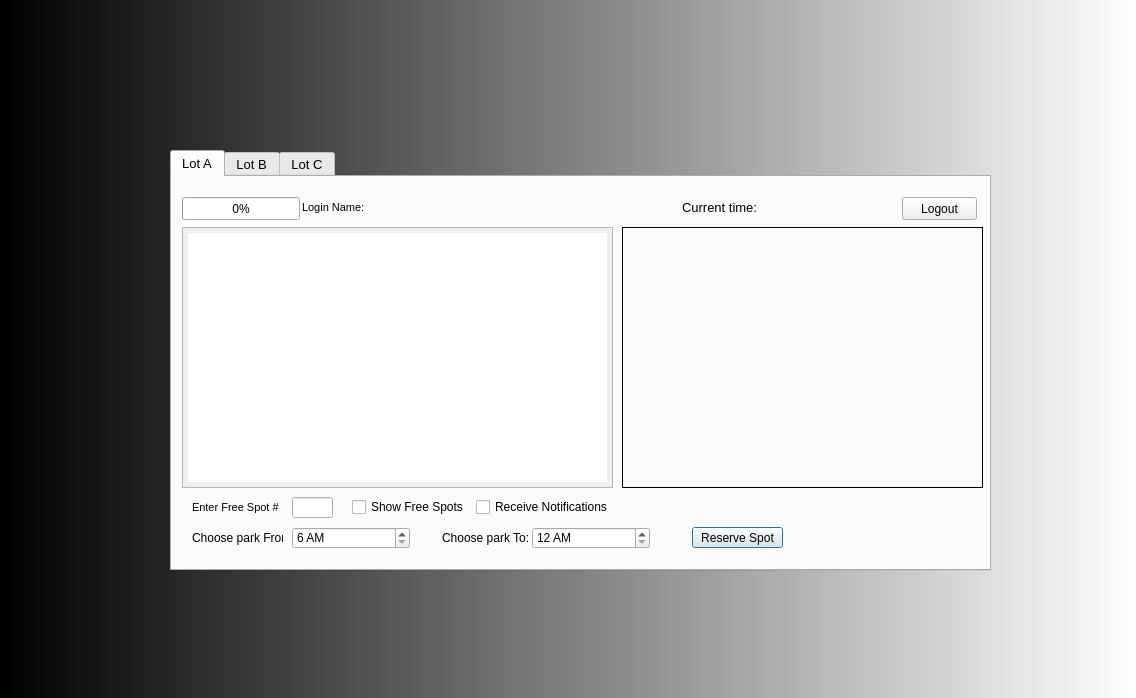
<?xml version="1.0" encoding="UTF-8"?>
<ui version="4.0">
 <class>Dialog</class>
 <widget class="QDialog" name="Dialog">
  <property name="geometry">
   <rect>
    <x>0</x>
    <y>0</y>
    <width>1136</width>
    <height>698</height>
   </rect>
  </property>
  <property name="windowTitle">
   <string>CSUSM Parking Reservation Application</string>
  </property>
  <property name="styleSheet">
   <string notr="true">#Dialog{ 
	background-image: url(:/campus-image.jpg);
} 

#tabWidget{
 
  
 
}

 

 


 



 




 



#Dialog{ 

 
	   
	background-color: qlineargradient(spread:pad, x1:0, y1:0, x2:1, y2:0, stop:0 rgba(0, 0, 0, 255), stop:1 rgba(255, 255, 255, 255));

}</string>
  </property>
  <property name="modal">
   <bool>false</bool>
  </property>
  <widget class="QTabWidget" name="tabWidget">
   <property name="geometry">
    <rect>
     <x>170</x>
     <y>150</y>
     <width>821</width>
     <height>421</height>
    </rect>
   </property>
   <property name="font">
    <font>
     <pointsize>10</pointsize>
     <weight>50</weight>
     <bold>false</bold>
    </font>
   </property>
   <property name="layoutDirection">
    <enum>Qt::LeftToRight</enum>
   </property>
   <property name="styleSheet">
    <string notr="true">#tableView, #tableView_2, #tableView_3 {

padding:5px;
}</string>
   </property>
   <property name="tabPosition">
    <enum>QTabWidget::North</enum>
   </property>
   <property name="tabShape">
    <enum>QTabWidget::Rounded</enum>
   </property>
   <property name="currentIndex">
    <number>0</number>
   </property>
   <property name="elideMode">
    <enum>Qt::ElideNone</enum>
   </property>
   <property name="tabsClosable">
    <bool>false</bool>
   </property>
   <property name="movable">
    <bool>true</bool>
   </property>
   <property name="tabBarAutoHide">
    <bool>false</bool>
   </property>
   <widget class="QWidget" name="Lot_a">
    <attribute name="title">
     <string>Lot A</string>
    </attribute>
    <attribute name="toolTip">
     <string>LOT A Parking Reservation</string>
    </attribute>
    <widget class="QPushButton" name="pushButton">
     <property name="geometry">
      <rect>
       <x>520</x>
       <y>350</y>
       <width>91</width>
       <height>21</height>
      </rect>
     </property>
     <property name="text">
      <string>Reserve Spot</string>
     </property>
    </widget>
    <widget class="QLineEdit" name="slotA">
     <property name="enabled">
      <bool>true</bool>
     </property>
     <property name="geometry">
      <rect>
       <x>120</x>
       <y>320</y>
       <width>41</width>
       <height>21</height>
      </rect>
     </property>
    </widget>
    <widget class="QLabel" name="label">
     <property name="geometry">
      <rect>
       <x>20</x>
       <y>320</y>
       <width>91</width>
       <height>21</height>
      </rect>
     </property>
     <property name="font">
      <font>
       <pointsize>8</pointsize>
      </font>
     </property>
     <property name="text">
      <string>Enter Free Spot #</string>
     </property>
    </widget>
    <widget class="QLabel" name="label_2">
     <property name="geometry">
      <rect>
       <x>20</x>
       <y>350</y>
       <width>91</width>
       <height>21</height>
      </rect>
     </property>
     <property name="text">
      <string>Choose park From:</string>
     </property>
    </widget>
    <widget class="QTimeEdit" name="timeAfrom">
     <property name="geometry">
      <rect>
       <x>120</x>
       <y>350</y>
       <width>118</width>
       <height>22</height>
      </rect>
     </property>
     <property name="maximumTime">
      <time>
       <hour>21</hour>
       <minute>59</minute>
       <second>59</second>
      </time>
     </property>
     <property name="minimumTime">
      <time>
       <hour>6</hour>
       <minute>0</minute>
       <second>0</second>
      </time>
     </property>
     <property name="currentSection">
      <enum>QDateTimeEdit::HourSection</enum>
     </property>
     <property name="displayFormat">
      <string>h AP</string>
     </property>
    </widget>
    <widget class="QTableView" name="tableView">
     <property name="geometry">
      <rect>
       <x>10</x>
       <y>50</y>
       <width>431</width>
       <height>261</height>
      </rect>
     </property>
     <property name="autoFillBackground">
      <bool>false</bool>
     </property>
     <property name="sortingEnabled">
      <bool>true</bool>
     </property>
     <attribute name="horizontalHeaderDefaultSectionSize">
      <number>80</number>
     </attribute>
     <attribute name="verticalHeaderVisible">
      <bool>false</bool>
     </attribute>
    </widget>
    <widget class="QTimeEdit" name="timeAto">
     <property name="geometry">
      <rect>
       <x>360</x>
       <y>350</y>
       <width>118</width>
       <height>22</height>
      </rect>
     </property>
     <property name="maximumTime">
      <time>
       <hour>21</hour>
       <minute>59</minute>
       <second>59</second>
      </time>
     </property>
     <property name="displayFormat">
      <string>h AP</string>
     </property>
    </widget>
    <widget class="QLabel" name="label_6">
     <property name="geometry">
      <rect>
       <x>270</x>
       <y>350</y>
       <width>91</width>
       <height>21</height>
      </rect>
     </property>
     <property name="text">
      <string>Choose park To:</string>
     </property>
    </widget>
    <widget class="QLabel" name="label_7">
     <property name="geometry">
      <rect>
       <x>450</x>
       <y>50</y>
       <width>361</width>
       <height>261</height>
      </rect>
     </property>
     <property name="frameShape">
      <enum>QFrame::Box</enum>
     </property>
     <property name="text">
      <string/>
     </property>
     <property name="pixmap">
      <pixmap resource="src.qrc">:/lotA.PNG</pixmap>
     </property>
    </widget>
    <widget class="QProgressBar" name="progressBarA">
     <property name="geometry">
      <rect>
       <x>10</x>
       <y>20</y>
       <width>118</width>
       <height>23</height>
      </rect>
     </property>
     <property name="value">
      <number>0</number>
     </property>
    </widget>
    <widget class="QLabel" name="label_8">
     <property name="geometry">
      <rect>
       <x>510</x>
       <y>20</y>
       <width>81</width>
       <height>21</height>
      </rect>
     </property>
     <property name="font">
      <font>
       <pointsize>10</pointsize>
      </font>
     </property>
     <property name="text">
      <string>Current time:</string>
     </property>
    </widget>
    <widget class="QLabel" name="timeLabel">
     <property name="geometry">
      <rect>
       <x>610</x>
       <y>20</y>
       <width>71</width>
       <height>20</height>
      </rect>
     </property>
     <property name="text">
      <string/>
     </property>
    </widget>
    <widget class="QLabel" name="label_9">
     <property name="geometry">
      <rect>
       <x>130</x>
       <y>20</y>
       <width>91</width>
       <height>21</height>
      </rect>
     </property>
     <property name="font">
      <font>
       <pointsize>8</pointsize>
      </font>
     </property>
     <property name="text">
      <string>Login Name:</string>
     </property>
    </widget>
    <widget class="QLabel" name="loginNameForm">
     <property name="geometry">
      <rect>
       <x>200</x>
       <y>20</y>
       <width>91</width>
       <height>21</height>
      </rect>
     </property>
     <property name="font">
      <font>
       <pointsize>8</pointsize>
      </font>
     </property>
     <property name="text">
      <string/>
     </property>
    </widget>
    <widget class="QPushButton" name="logoutBtn">
     <property name="geometry">
      <rect>
       <x>730</x>
       <y>20</y>
       <width>75</width>
       <height>23</height>
      </rect>
     </property>
     <property name="text">
      <string>Logout</string>
     </property>
    </widget>
    <widget class="QWidget" name="">
     <property name="geometry">
      <rect>
       <x>180</x>
       <y>320</y>
       <width>261</width>
       <height>21</height>
      </rect>
     </property>
     <layout class="QHBoxLayout" name="horizontalLayout">
      <item>
       <widget class="QCheckBox" name="checkBox">
        <property name="text">
         <string>Show Free Spots</string>
        </property>
       </widget>
      </item>
      <item>
       <widget class="QCheckBox" name="checkBox_2">
        <property name="text">
         <string>Receive Notifications</string>
        </property>
       </widget>
      </item>
     </layout>
    </widget>
   </widget>
   <widget class="QWidget" name="Lot_b">
    <attribute name="title">
     <string>Lot B</string>
    </attribute>
    <widget class="QPushButton" name="pushButton_2">
     <property name="geometry">
      <rect>
       <x>520</x>
       <y>350</y>
       <width>91</width>
       <height>21</height>
      </rect>
     </property>
     <property name="text">
      <string>Reserve Spot</string>
     </property>
    </widget>
    <widget class="QLabel" name="label_10">
     <property name="geometry">
      <rect>
       <x>130</x>
       <y>20</y>
       <width>91</width>
       <height>21</height>
      </rect>
     </property>
     <property name="font">
      <font>
       <pointsize>8</pointsize>
      </font>
     </property>
     <property name="text">
      <string>Login Name:</string>
     </property>
    </widget>
    <widget class="QLabel" name="label_3">
     <property name="geometry">
      <rect>
       <x>20</x>
       <y>320</y>
       <width>91</width>
       <height>21</height>
      </rect>
     </property>
     <property name="font">
      <font>
       <pointsize>8</pointsize>
      </font>
     </property>
     <property name="text">
      <string>Enter Free Spot #</string>
     </property>
    </widget>
    <widget class="QTimeEdit" name="timeAfrom_2">
     <property name="geometry">
      <rect>
       <x>120</x>
       <y>350</y>
       <width>118</width>
       <height>22</height>
      </rect>
     </property>
     <property name="maximumTime">
      <time>
       <hour>21</hour>
       <minute>59</minute>
       <second>59</second>
      </time>
     </property>
     <property name="minimumTime">
      <time>
       <hour>6</hour>
       <minute>0</minute>
       <second>0</second>
      </time>
     </property>
     <property name="currentSection">
      <enum>QDateTimeEdit::HourSection</enum>
     </property>
     <property name="displayFormat">
      <string>h AP</string>
     </property>
    </widget>
    <widget class="QLabel" name="label_11">
     <property name="geometry">
      <rect>
       <x>510</x>
       <y>20</y>
       <width>81</width>
       <height>21</height>
      </rect>
     </property>
     <property name="font">
      <font>
       <pointsize>10</pointsize>
      </font>
     </property>
     <property name="text">
      <string>Current time:</string>
     </property>
    </widget>
    <widget class="QLabel" name="label_12">
     <property name="geometry">
      <rect>
       <x>450</x>
       <y>50</y>
       <width>361</width>
       <height>261</height>
      </rect>
     </property>
     <property name="frameShape">
      <enum>QFrame::Box</enum>
     </property>
     <property name="text">
      <string/>
     </property>
     <property name="pixmap">
      <pixmap resource="src.qrc">:/lotA_1.PNG</pixmap>
     </property>
    </widget>
    <widget class="QLineEdit" name="slotA_2">
     <property name="enabled">
      <bool>true</bool>
     </property>
     <property name="geometry">
      <rect>
       <x>120</x>
       <y>320</y>
       <width>41</width>
       <height>21</height>
      </rect>
     </property>
    </widget>
    <widget class="QPushButton" name="logoutBtn_2">
     <property name="geometry">
      <rect>
       <x>730</x>
       <y>20</y>
       <width>75</width>
       <height>23</height>
      </rect>
     </property>
     <property name="text">
      <string>Logout</string>
     </property>
    </widget>
    <widget class="QLabel" name="label_13">
     <property name="geometry">
      <rect>
       <x>270</x>
       <y>350</y>
       <width>91</width>
       <height>21</height>
      </rect>
     </property>
     <property name="text">
      <string>Choose park To:</string>
     </property>
    </widget>
    <widget class="QProgressBar" name="progressBarA_2">
     <property name="geometry">
      <rect>
       <x>10</x>
       <y>20</y>
       <width>118</width>
       <height>23</height>
      </rect>
     </property>
     <property name="value">
      <number>0</number>
     </property>
    </widget>
    <widget class="QTimeEdit" name="timeAto_2">
     <property name="geometry">
      <rect>
       <x>360</x>
       <y>350</y>
       <width>118</width>
       <height>22</height>
      </rect>
     </property>
     <property name="maximumTime">
      <time>
       <hour>21</hour>
       <minute>59</minute>
       <second>59</second>
      </time>
     </property>
     <property name="displayFormat">
      <string>h AP</string>
     </property>
    </widget>
    <widget class="QLabel" name="timeLabel_2">
     <property name="geometry">
      <rect>
       <x>610</x>
       <y>20</y>
       <width>71</width>
       <height>20</height>
      </rect>
     </property>
     <property name="text">
      <string/>
     </property>
    </widget>
    <widget class="QTableView" name="tableView_2">
     <property name="geometry">
      <rect>
       <x>10</x>
       <y>50</y>
       <width>431</width>
       <height>261</height>
      </rect>
     </property>
     <property name="autoFillBackground">
      <bool>false</bool>
     </property>
     <property name="sortingEnabled">
      <bool>true</bool>
     </property>
     <attribute name="horizontalHeaderDefaultSectionSize">
      <number>80</number>
     </attribute>
     <attribute name="verticalHeaderVisible">
      <bool>false</bool>
     </attribute>
    </widget>
    <widget class="QLabel" name="label_4">
     <property name="geometry">
      <rect>
       <x>20</x>
       <y>350</y>
       <width>91</width>
       <height>21</height>
      </rect>
     </property>
     <property name="text">
      <string>Choose park From:</string>
     </property>
    </widget>
    <widget class="QLabel" name="loginNameForm_2">
     <property name="geometry">
      <rect>
       <x>200</x>
       <y>20</y>
       <width>91</width>
       <height>21</height>
      </rect>
     </property>
     <property name="font">
      <font>
       <pointsize>8</pointsize>
      </font>
     </property>
     <property name="text">
      <string/>
     </property>
    </widget>
    <widget class="QWidget" name="">
     <property name="geometry">
      <rect>
       <x>190</x>
       <y>320</y>
       <width>235</width>
       <height>19</height>
      </rect>
     </property>
     <layout class="QHBoxLayout" name="horizontalLayout_2">
      <item>
       <widget class="QCheckBox" name="checkBox_4">
        <property name="text">
         <string>Receive Notifications</string>
        </property>
       </widget>
      </item>
      <item>
       <widget class="QCheckBox" name="checkBox_3">
        <property name="text">
         <string>Show Free Spots</string>
        </property>
       </widget>
      </item>
     </layout>
    </widget>
   </widget>
   <widget class="QWidget" name="lot_c">
    <attribute name="title">
     <string>Lot C</string>
    </attribute>
    <widget class="QPushButton" name="pushButton_3">
     <property name="geometry">
      <rect>
       <x>520</x>
       <y>350</y>
       <width>91</width>
       <height>21</height>
      </rect>
     </property>
     <property name="text">
      <string>Reserve Spot</string>
     </property>
    </widget>
    <widget class="QLabel" name="label_14">
     <property name="geometry">
      <rect>
       <x>130</x>
       <y>20</y>
       <width>91</width>
       <height>21</height>
      </rect>
     </property>
     <property name="font">
      <font>
       <pointsize>8</pointsize>
      </font>
     </property>
     <property name="text">
      <string>Login Name:</string>
     </property>
    </widget>
    <widget class="QLabel" name="label_5">
     <property name="geometry">
      <rect>
       <x>20</x>
       <y>320</y>
       <width>91</width>
       <height>21</height>
      </rect>
     </property>
     <property name="font">
      <font>
       <pointsize>8</pointsize>
      </font>
     </property>
     <property name="text">
      <string>Enter Free Spot #</string>
     </property>
    </widget>
    <widget class="QTimeEdit" name="timeAfrom_3">
     <property name="geometry">
      <rect>
       <x>120</x>
       <y>350</y>
       <width>118</width>
       <height>22</height>
      </rect>
     </property>
     <property name="maximumTime">
      <time>
       <hour>21</hour>
       <minute>59</minute>
       <second>59</second>
      </time>
     </property>
     <property name="minimumTime">
      <time>
       <hour>6</hour>
       <minute>0</minute>
       <second>0</second>
      </time>
     </property>
     <property name="currentSection">
      <enum>QDateTimeEdit::HourSection</enum>
     </property>
     <property name="displayFormat">
      <string>h AP</string>
     </property>
    </widget>
    <widget class="QLabel" name="label_15">
     <property name="geometry">
      <rect>
       <x>510</x>
       <y>20</y>
       <width>81</width>
       <height>21</height>
      </rect>
     </property>
     <property name="font">
      <font>
       <pointsize>10</pointsize>
      </font>
     </property>
     <property name="text">
      <string>Current time:</string>
     </property>
    </widget>
    <widget class="QLabel" name="label_16">
     <property name="geometry">
      <rect>
       <x>450</x>
       <y>50</y>
       <width>361</width>
       <height>261</height>
      </rect>
     </property>
     <property name="frameShape">
      <enum>QFrame::Box</enum>
     </property>
     <property name="text">
      <string/>
     </property>
     <property name="pixmap">
      <pixmap resource="src.qrc">:/lotC.PNG</pixmap>
     </property>
    </widget>
    <widget class="QLineEdit" name="slotA_3">
     <property name="enabled">
      <bool>true</bool>
     </property>
     <property name="geometry">
      <rect>
       <x>120</x>
       <y>320</y>
       <width>41</width>
       <height>21</height>
      </rect>
     </property>
    </widget>
    <widget class="QPushButton" name="logoutBtn_3">
     <property name="geometry">
      <rect>
       <x>730</x>
       <y>20</y>
       <width>75</width>
       <height>23</height>
      </rect>
     </property>
     <property name="text">
      <string>Logout</string>
     </property>
    </widget>
    <widget class="QLabel" name="label_17">
     <property name="geometry">
      <rect>
       <x>270</x>
       <y>350</y>
       <width>91</width>
       <height>21</height>
      </rect>
     </property>
     <property name="text">
      <string>Choose park To:</string>
     </property>
    </widget>
    <widget class="QProgressBar" name="progressBarA_3">
     <property name="geometry">
      <rect>
       <x>10</x>
       <y>20</y>
       <width>118</width>
       <height>23</height>
      </rect>
     </property>
     <property name="value">
      <number>0</number>
     </property>
    </widget>
    <widget class="QTimeEdit" name="timeAto_3">
     <property name="geometry">
      <rect>
       <x>360</x>
       <y>350</y>
       <width>118</width>
       <height>22</height>
      </rect>
     </property>
     <property name="maximumTime">
      <time>
       <hour>21</hour>
       <minute>59</minute>
       <second>59</second>
      </time>
     </property>
     <property name="displayFormat">
      <string>h AP</string>
     </property>
    </widget>
    <widget class="QLabel" name="timeLabel_3">
     <property name="geometry">
      <rect>
       <x>610</x>
       <y>10</y>
       <width>71</width>
       <height>20</height>
      </rect>
     </property>
     <property name="text">
      <string/>
     </property>
    </widget>
    <widget class="QTableView" name="tableView_3">
     <property name="geometry">
      <rect>
       <x>10</x>
       <y>50</y>
       <width>431</width>
       <height>261</height>
      </rect>
     </property>
     <property name="autoFillBackground">
      <bool>false</bool>
     </property>
     <property name="sortingEnabled">
      <bool>true</bool>
     </property>
     <attribute name="horizontalHeaderDefaultSectionSize">
      <number>80</number>
     </attribute>
     <attribute name="verticalHeaderVisible">
      <bool>false</bool>
     </attribute>
    </widget>
    <widget class="QLabel" name="label_18">
     <property name="geometry">
      <rect>
       <x>20</x>
       <y>350</y>
       <width>91</width>
       <height>21</height>
      </rect>
     </property>
     <property name="text">
      <string>Choose park From:</string>
     </property>
    </widget>
    <widget class="QLabel" name="loginNameForm_3">
     <property name="geometry">
      <rect>
       <x>200</x>
       <y>20</y>
       <width>91</width>
       <height>21</height>
      </rect>
     </property>
     <property name="font">
      <font>
       <pointsize>8</pointsize>
      </font>
     </property>
     <property name="text">
      <string/>
     </property>
    </widget>
   </widget>
  </widget>
 </widget>
 <resources>
  <include location="src.qrc"/>
 </resources>
 <connections/>
</ui>
